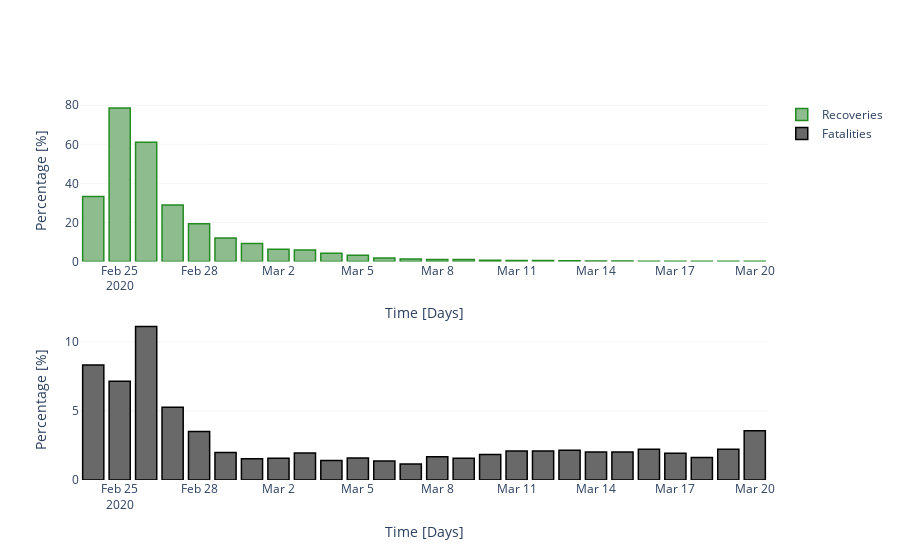

Here is the notebook cell this chart was saved with:
### Markdown cell above
For daily evolution in France the recoveries data is not up to day (goverment politics) and fatality rate tends to decrease over time

### Code cell
dplot.disp_country_rates_jhu(ctry_cases, ctry_recov, ctry_death, c_study, mask)

### Figure 1 — Plotly figure (JSON) as saved in the notebook; plotly's stock layout.template omitted (floating-point values rounded to 4 significant figures)
{"data": [{"marker": {"color": "darkseagreen", "line": {"color": "forestgreen", "width": 1.5}}, "name": "Recoveries", "type": "bar", "x": ["2020-02-24T00:00:00", "2020-02-25T00:00:00", "2020-02-26T00:00:00", "2020-02-27T00:00:00", "2020-02-28T00:00:00", "2020-02-29T00:00:00", "2020-03-01T00:00:00", "2020-03-02T00:00:00", "2020-03-03T00:00:00", "2020-03-04T00:00:00", "2020-03-05T00:00:00", "2020-03-06T00:00:00", "2020-03-07T00:00:00", "2020-03-08T00:00:00", "2020-03-09T00:00:00", "2020-03-10T00:00:00", "2020-03-11T00:00:00", "2020-03-12T00:00:00", "2020-03-13T00:00:00", "2020-03-14T00:00:00", "2020-03-15T00:00:00", "2020-03-16T00:00:00", "2020-03-17T00:00:00", "2020-03-18T00:00:00", "2020-03-19T00:00:00", "2020-03-20T00:00:00"], "xaxis": "x", "y": [33.33, 78.57, 61.11, 28.95, 19.3, 12, 9.231, 6.283, 5.882, 4.211, 3.183, 1.838, 1.264, 1.066, 0.9926, 0.6726, 0.5261, 0.5261, 0.3278, 0.2685, 0.2667, 0.1809, 0.1568, 0.1327, 0.1104, 0.09515], "yaxis": "y"}, {"marker": {"color": "DimGray", "line": {"color": "Black", "width": 1.5}}, "name": "Fatalities", "type": "bar", "x": ["2020-02-24T00:00:00", "2020-02-25T00:00:00", "2020-02-26T00:00:00", "2020-02-27T00:00:00", "2020-02-28T00:00:00", "2020-02-29T00:00:00", "2020-03-01T00:00:00", "2020-03-02T00:00:00", "2020-03-03T00:00:00", "2020-03-04T00:00:00", "2020-03-05T00:00:00", "2020-03-06T00:00:00", "2020-03-07T00:00:00", "2020-03-08T00:00:00", "2020-03-09T00:00:00", "2020-03-10T00:00:00", "2020-03-11T00:00:00", "2020-03-12T00:00:00", "2020-03-13T00:00:00", "2020-03-14T00:00:00", "2020-03-15T00:00:00", "2020-03-16T00:00:00", "2020-03-17T00:00:00", "2020-03-18T00:00:00", "2020-03-19T00:00:00", "2020-03-20T00:00:00"], "xaxis": "x2", "y": [8.333, 7.143, 11.11, 5.263, 3.509, 2, 1.538, 1.571, 1.961, 1.404, 1.592, 1.378, 1.159, 1.687, 1.572, 1.85, 2.104, 2.104, 2.158, 2.036, 2.023, 2.231, 1.934, 1.637, 2.235, 3.568], "yaxis": "y2"}], "layout": {"autosize": true, "plot_bgcolor": "white", "xaxis": {"anchor": "y", "autorange": true, "domain": [0, 1], "range": ["2020-02-23 12:00", "2020-03-20 12:00"], "title": {"text": "Time [Days]"}, "type": "date"}, "xaxis2": {"anchor": "y2", "autorange": true, "domain": [0, 1], "range": ["2020-02-23 12:00", "2020-03-20 12:00"], "title": {"text": "Time [Days]"}, "type": "date"}, "yaxis": {"anchor": "x", "autorange": true, "domain": [0.575, 1], "gridcolor": "gainsboro", "gridwidth": 0.3, "range": [0, 82.71], "showgrid": true, "title": {"text": "Percentage [%]"}, "type": "linear"}, "yaxis2": {"anchor": "x2", "autorange": true, "domain": [0, 0.425], "gridcolor": "gainsboro", "gridwidth": 0.3, "range": [0, 11.7], "showgrid": true, "title": {"text": "Percentage [%]"}, "type": "linear"}}}
